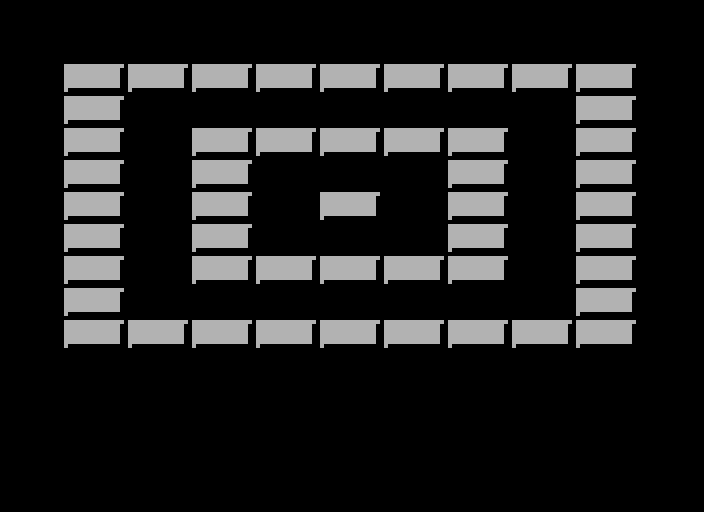

A 2D game scene composited from a Tiled map and its tileset images. What follows is a short description and the map's XML, with every tile layer's data as written:
An orthogonal 11x16 tile map with 64x32 px tiles, 1 tile layer (Level).

<map version="1.10" tiledversion="1.10.2" orientation="orthogonal" renderorder="right-down" width="11" height="16" tilewidth="64" tileheight="32" infinite="0" nextlayerid="2" nextobjectid="1">
 <tileset firstgid="1" name="tileset" tilewidth="64" tileheight="32" tilecount="12" columns="4">
  <image source="tileset.png" width="256" height="96" />
 </tileset>
 <layer id="1" name="Level" width="11" height="16">
  <data encoding="csv">
0,0,0,0,0,0,0,0,0,0,0,
0,0,0,0,0,0,0,0,0,0,0,
0,9,9,9,9,9,9,9,9,9,0,
0,9,0,0,0,0,0,0,0,9,0,
0,9,0,9,9,9,9,9,0,9,0,
0,9,0,9,0,0,0,9,0,9,0,
0,9,0,9,0,9,0,9,0,9,0,
0,9,0,9,0,0,0,9,0,9,0,
0,9,0,9,9,9,9,9,0,9,0,
0,9,0,0,0,0,0,0,0,9,0,
0,9,9,9,9,9,9,9,9,9,0,
0,0,0,0,0,0,0,0,0,0,0,
0,0,0,0,0,0,0,0,0,0,0,
0,0,0,0,0,0,0,0,0,0,0,
0,0,0,0,0,0,0,0,0,0,0,
0,0,0,0,0,0,0,0,0,0,0
</data>
 </layer>
</map>
